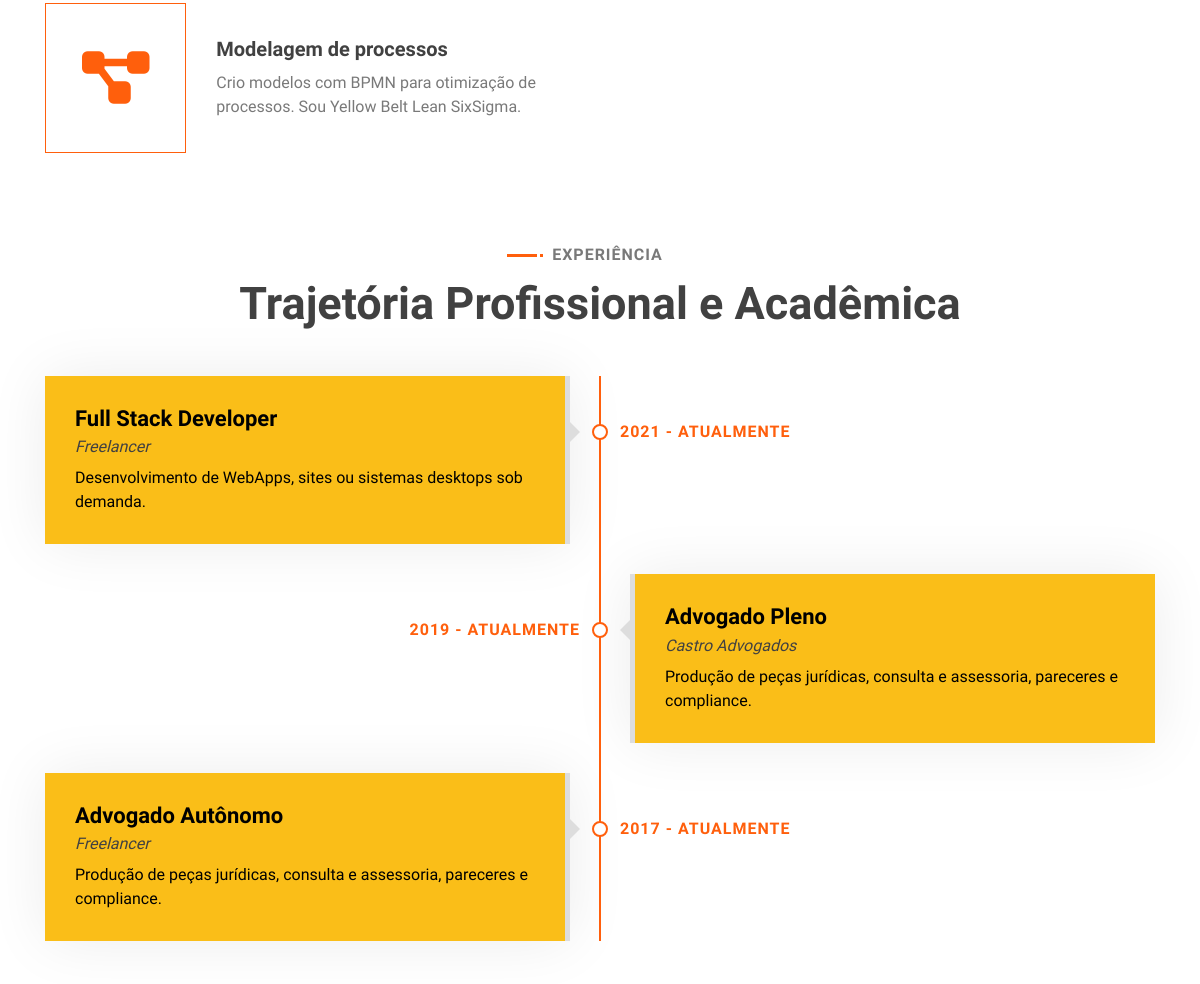
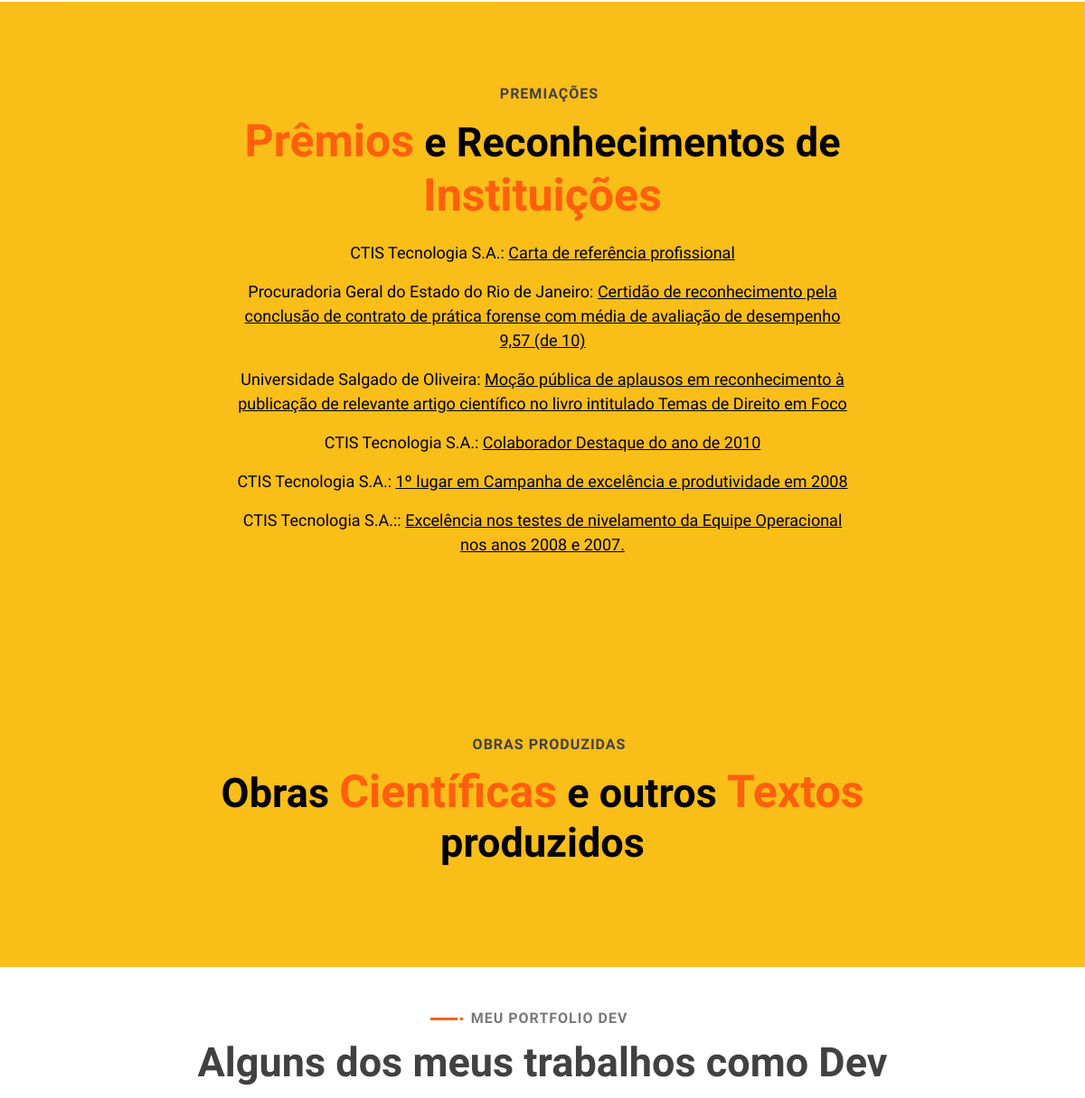
/ (middle part), run on an earlier commit of the app's database (2 pictures, top to bottom).
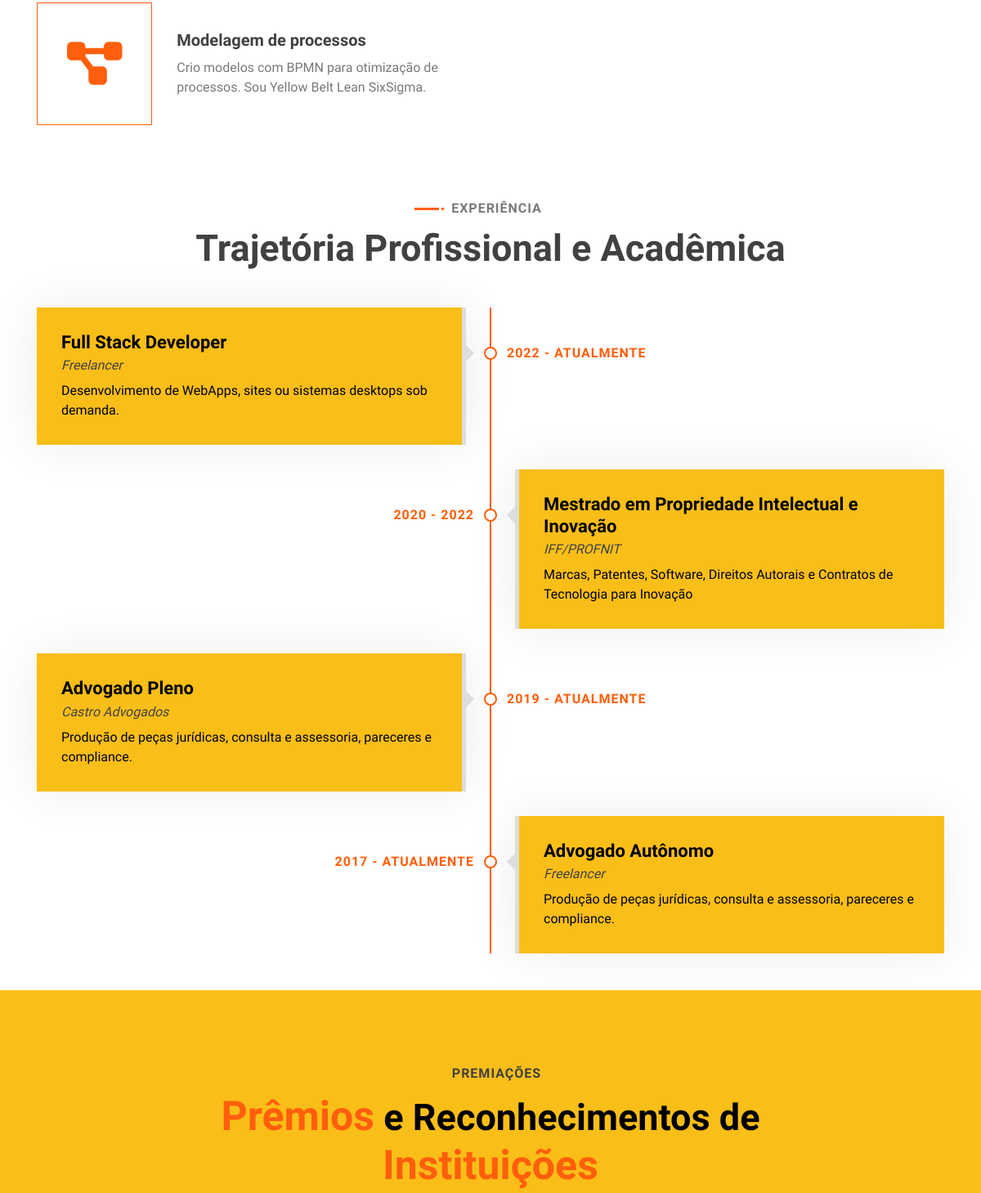
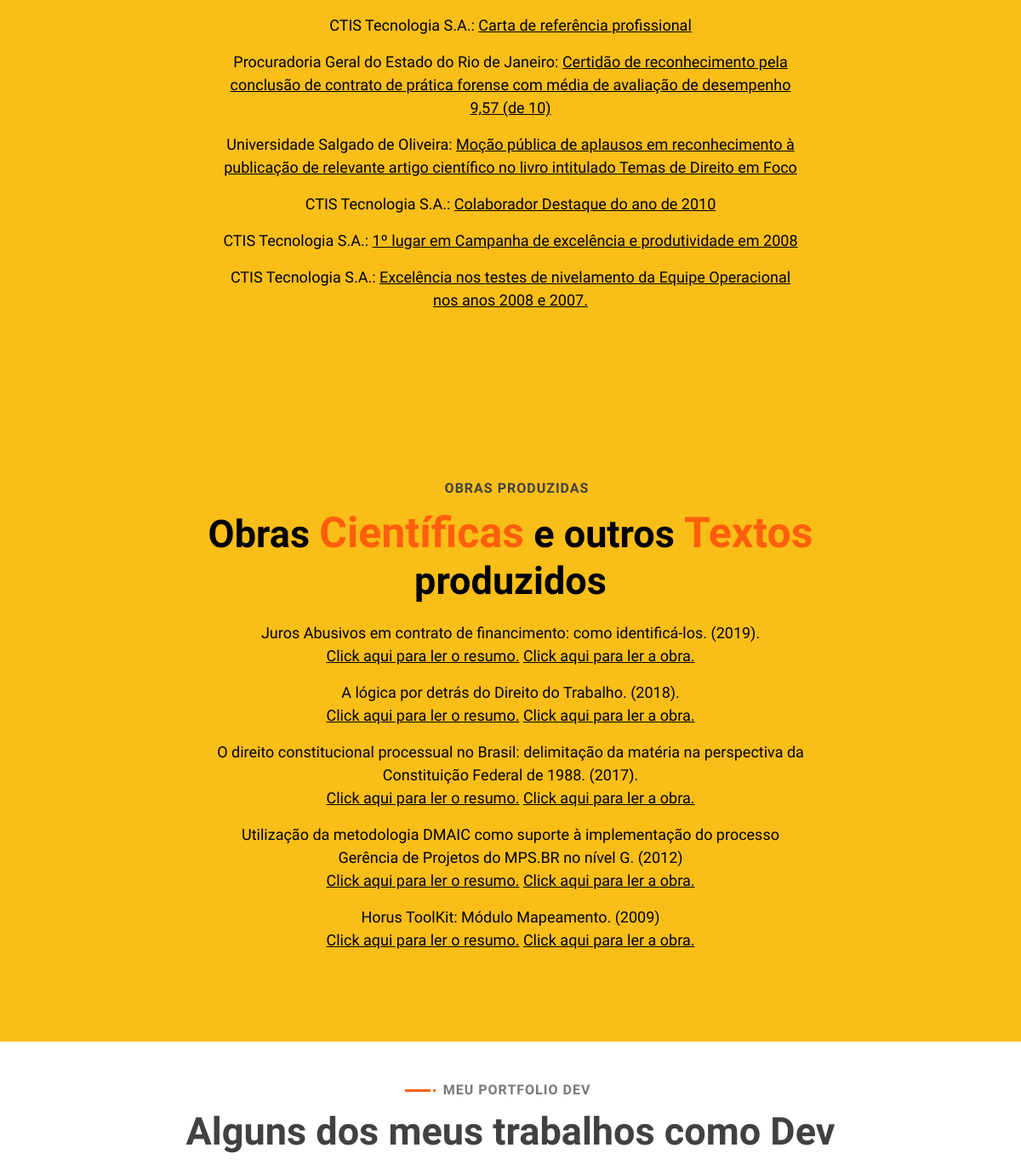
And on a later commit of the database (2 pictures, top to bottom).
### portfolio/models.py (models this page shows, shortened)
class Competence(models.Model):
    icon = models.CharField(max_length=200,
                            verbose_name="Icon class (ex: Font Awesome)")  # Icon is a Font Awesome icon https://fontawesome.com/
    name = models.CharField(max_length=25, verbose_name="Nome da competência")
    description = models.TextField(max_length=85, verbose_name="Descrição")
    index_order = models.IntegerField(verbose_name="Ordem de exibição", default=0)
    class Meta:
        verbose_name = 'Competência'
        ordering = ('index_order',)

class Experience(models.Model):
    name = models.CharField(max_length=50, verbose_name="Nome do Cargo ou do Título Acadêmico")
    where = models.CharField(max_length=250, verbose_name="Local")
    when = models.CharField(max_length=50, verbose_name="Quando [Ano-Inicio - Ano-Fim]")
    description = models.TextField(max_length=85, verbose_name="Descrição do Cargo ou do Título Acadêmico")
    index_order = models.IntegerField(verbose_name="Ordem de exibição", default=0)
    class Meta:
        verbose_name = 'Experiência'
        ordering = ('index_order',)

class Award(models.Model):
    who = models.CharField(max_length=50, verbose_name="Quem premiou/reconheceu")
    description = models.TextField(max_length=250, verbose_name="Descrição do prêmio")
    link = models.URLField(verbose_name="Link para prova da premiação/reconhecimento")
    index_order = models.IntegerField(verbose_name="Ordem de exibição", default=0)
    class Meta:
        verbose_name = 'Reconhecimento'
        ordering = ('index_order',)

class Papper(models.Model):
    title = models.CharField(max_length=250, verbose_name="Título da obra/texto")
    abstract = models.TextField(max_length=250, verbose_name="Resumo")
    link = models.URLField(verbose_name="Link da obra /texto")
    index_order = models.IntegerField(verbose_name="Ordem de exibição", default=0)
    class Meta:
        verbose_name = 'Papper'
        ordering = ('index_order',)

### portfolio/views.py (the view)
# urls.py: path('', views.index, name='index'),
def index(request):
    about = About.objects.all().first()
    iam = Iam.objects.all().first()
    competences = Competence.objects.all()
    experiences = Experience.objects.all()
    awards = Award.objects.all()
    pappers = Papper.objects.all()
    portfolio_items = PortfolioItem.objects.all()
    context = {
        'about_title': about.title,
        'simple_description': about.simple_description,
        'more_description': about.more_description,
        'hello_msg': iam.hello_msg,
        'name': iam.name,
        'featured_skills': iam.featured_skills,
        'competences': competences,
        'experiences': experiences,
        'awards': awards,
        'pappers': pappers,
        'portfolio_items': portfolio_items,
    }
    return render(request, 'index.html', context)

### templates/index.html (shortened to what the changed rows need)
<!DOCTYPE html>
{% load static %}
<html lang="pt-br">
    <head>
        <link href="https://stackpath.bootstrapcdn.com/bootstrap/4.4.1/css/bootstrap.min.css" rel="stylesheet">
        <link href="{% static 'lib/animate/animate.min.css'%}" rel="stylesheet">
        <link href="{% static 'lib/owlcarousel/assets/owl.carousel.min.css' %}" rel="stylesheet">
        <link href="{% static 'lib/lightbox/css/lightbox.min.css' %}" rel="stylesheet">
        <link href="{% static 'css/style.css' %}" rel="stylesheet">
        <link href="{% static 'fontawesomefree/css/all.min.css' %}" rel="stylesheet" type="text/css">
    </head>
    <body data-spy="scroll" data-target=".navbar" data-offset="51">
        <div class="competence" id="competence">
            <div class="container">
                <div class="row">
                    {% for competence in competences %}
                    <div class="col-lg-6 wow fadeInUp" data-wow-delay="0.0s">
                        <div class="competence-item">
                            <div class="competence-icon">
                                <i class="{{competence.icon}}"></i>
                            </div>
                            <div class="competence-text">
                                <h3>{{competence.name}}</h3>
                                <p>
                                    {{competence.description}}
                                </p>
                            </div>
                        </div>
                    </div>
                    {% endfor %}
                </div>
            </div>
        </div>
        <div class="experience" id="experience">
            <div class="container">
                <header class="section-header text-center wow zoomIn" data-wow-delay="0.1s">
                    <h2>Trajetória Profissional e Acadêmica</h2>
                </header>
                <div class="timeline">
                    {% for experience in experiences %}
                    <div class="timeline-item {% cycle 'left' 'right' %} wow {% cycle 'slideInLeft' 'slideInRight' %}" data-wow-delay="0.1s">
                        <div class="timeline-text">
                            <div class="timeline-date">{{experience.when}}</div>
                            <h2>{{experience.name}}</h2>
                            <h4>{{experience.where}}</h4>
                            <p>
                                {{experience.description}}
                            </p>
                        </div>
                    </div>
                    {% endfor %}
                </div>
            </div>
        </div>
        <div class="banner wow zoomIn" data-wow-delay="0.1s">
            <div class="container">
                <div class="section-header text-center">
                    <h2><span>Prêmios</span> e Reconhecimentos de <span>Instituições</span></h2>
                </div>
                <div class="container banner-text">
                    <p>
                        {% for award in awards %}
                            <p id="link-award">{{award.who}}: <a target="_blank" href="{{award.link}}">{{award.description}}</a></p>
                        {% endfor %}
                    </p>
                </div>
            </div>
        </div>
        <div class="banner wow zoomIn" data-wow-delay="0.1s">
            <div class="container">
                <div class="section-header text-center">
                    <h2>Obras <span>Científicas</span> e outros <span>Textos</span> produzidos</h2>
                </div>
                <div class="container banner-text">
                    <p>
                        {% for papper in pappers %}
                            <p id="title-papper">{{papper.title}}</p>
                            <p id="links-papper"><a target="_blank" href="#"> Click aqui para ler o resumo.</a> <a target="_blank" href="{{papper.link}}">Click aqui para ler a obra.</a></p>
                        {% endfor %}
                    </p>
                </div>
            </div>
        </div>
        <div class="portfolio" id="portfolio">
            <div class="container">
                <div class="section-header text-center wow zoomIn" data-wow-delay="0.1s">
                    <h2>Alguns dos meus trabalhos como Dev</h2>
                </div>
            </div>
        </div>
    </body>
</html>

What changed in the data, as far as the page shows it:
changed Experience "Full Stack Developer": when "2021 - ATUALMENTE" → "2022 - ATUALMENTE"
added Experience: when "2020 - 2022", name "Mestrado em Propriedade Intelectual e Inovação", where "IFF/PROFNIT", description "Marcas, Patentes, Software, Direitos Autorais e Contratos de Tecnologia para Inovação"
changed Award "Excelência nos testes de nivelamento da Equipe Operacional nos anos 2008 e 2007.": who "CTIS Tecnologia S.A.:" → "CTIS Tecnologia S.A."
added Papper: title "Juros Abusivos em contrato de financimento: como identificá-los. (2019)."
added Papper: title "A lógica por detrás do Direito do Trabalho. (2018)."
added Papper: title "O direito constitucional processual no Brasil: delimitação da matéria na perspectiva da Constituição Federal de 1988. (2017)."
added Papper: title "Utilização da metodologia DMAIC como suporte à implementação do processo Gerência de Projetos do MPS.BR no nível G. (2012)"
added Papper: title "Horus ToolKit: Módulo Mapeamento. (2009)"
